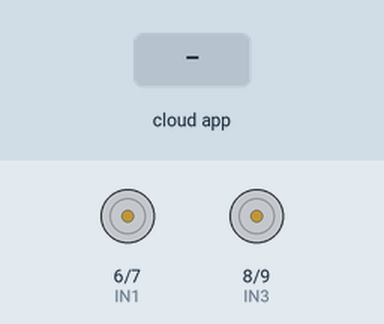
This sketch was run on a simulated Arduino Uno, built with avr-gcc and run on an emulated ATmega328P. Parts: motor-driver pin pairs drawn as motors (green arrow = first pin HIGH = forward, orange = second pin HIGH = backward, longer = more drive, scaled by the enable pin). The test bench sets the inputs (shaded band). The ROS host is connected and sends only what is stated.

Above: at 1.2 s.
1.3 s: the phone or cloud app sets linear.x to -100
At 1.8 s:
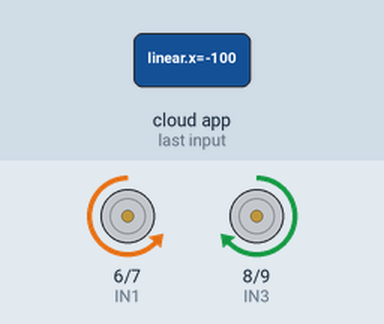
2.8 s: the phone or cloud app sets angular.z to -100
At 4.0 s:
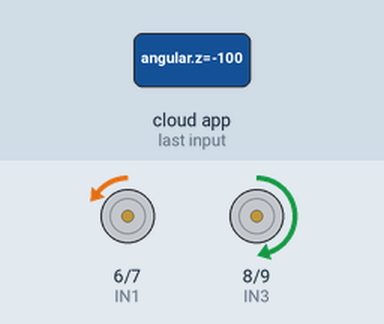
4.3 s: the phone or cloud app sets linear.x to 0
At 5.3 s:
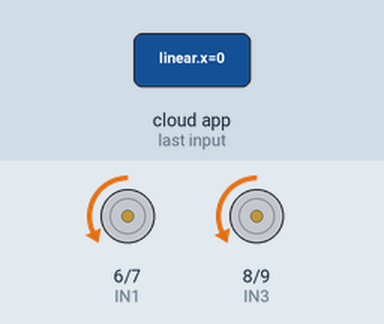
5.8 s: the phone or cloud app sets angular.z to 0
At 6.4 s:
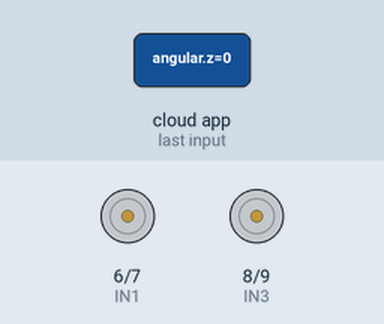
7.3 s: the phone or cloud app sets linear.x to 100
At 7.6 s:
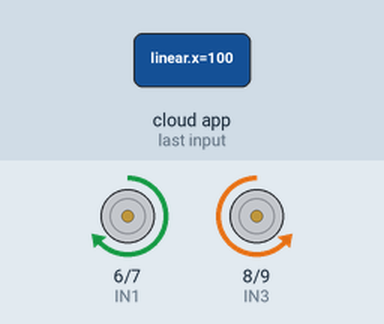
8.8 s: the phone or cloud app sets angular.z to 100
At 9.9 s:
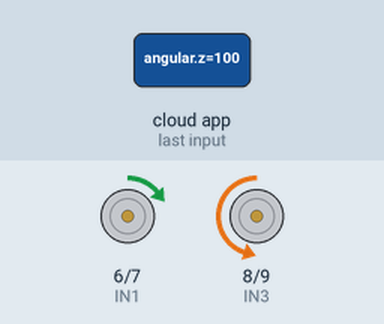
Timing chart, 0 to 11.3 s (numbered marks = the images above; inputs shaded):
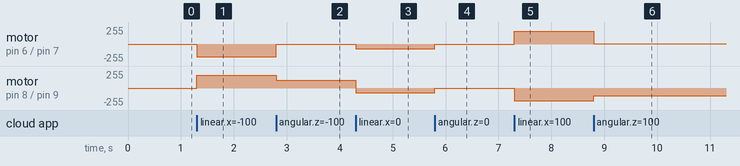

The sketch:

rover_motors.ino
```cpp
/* -----------------------------------------------------------------------------
 * Example .ino file for arduino communication with ROS for the
 * L298N motor controller board
 * Command signals expected to be between -255 and +255 with motors stopping at 0
 *----------------------------------------------------------------------------*/

#include <ros.h>
#include <geometry_msgs/Twist.h>

#define ENA 5
#define ENB 11
#define IN1 6
#define IN2 7
#define IN3 8
#define IN4 9

float L = 0.1; //distance between wheenls

ros::NodeHandle  nh;

void cmdVelCB( const geometry_msgs::Twist& twist)
{
  int gain = 700;
  float left_wheel_data = gain*(twist.linear.x + twist.angular.z*L);
  float right_wheel_data = gain*(twist.linear.x - twist.angular.z*L);

  if (left_wheel_data >= 0)
  {
    analogWrite(ENA, abs(left_wheel_data));
    digitalWrite(IN1, HIGH);
    digitalWrite(IN2, LOW);
  }
  else
  {
    analogWrite(ENA, abs(left_wheel_data));
    digitalWrite(IN1, LOW);
    digitalWrite(IN2, HIGH);
  }
  if (right_wheel_data >= 0)
  {
    analogWrite(ENB, abs(right_wheel_data));
    digitalWrite(IN3, LOW);
    digitalWrite(IN4, HIGH);
  }
  else
  {
    analogWrite(ENB, abs(right_wheel_data));
    digitalWrite(IN3, HIGH);
    digitalWrite(IN4, LOW);
  }
}

ros::Subscriber<geometry_msgs::Twist> subCmdVel("/rover_velocity_controller/cmd_vel", cmdVelCB);

void setup()
{
  pinMode(IN1,OUTPUT);
  pinMode(IN2,OUTPUT);
  pinMode(IN3,OUTPUT);
  pinMode(IN4,OUTPUT);
  pinMode(ENA,OUTPUT);
  pinMode(ENB,OUTPUT);

  analogWrite(ENA, 0);
  analogWrite(ENB, 0);
  digitalWrite(IN1, LOW);
  digitalWrite(IN2, HIGH);
  digitalWrite(IN3, LOW);
  digitalWrite(IN4, HIGH);

  nh.initNode();
  nh.subscribe(subCmdVel);

 }

 void loop()
 {
  nh.spinOnce();
 }
```

Measured:
- after the input at 1.3 s, motor on pin 6 (IN1) / pin 7 (IN2): stopped → backward 188/255 at once; motor on pin 8 (IN3) / pin 9 (IN4): stopped → forward 188/255 at once
- after the input at 2.8 s, motor on pin 6 (IN1) / pin 7 (IN2): backward 188/255 → backward 2/255 at once; motor on pin 8 (IN3) / pin 9 (IN4): forward 188/255 → forward 118/255 at once
- after the input at 4.3 s, motor on pin 6 (IN1) / pin 7 (IN2): backward 2/255 → backward 70/255 at once; motor on pin 8 (IN3) / pin 9 (IN4): forward 118/255 → backward 70/255 at once
- after the input at 5.8 s, motor on pin 6 (IN1) / pin 7 (IN2), motor on pin 8 (IN3) / pin 9 (IN4): backward 70/255 → stopped at once
- after the input at 7.3 s, motor on pin 6 (IN1) / pin 7 (IN2): stopped → forward 188/255 at once; motor on pin 8 (IN3) / pin 9 (IN4): stopped → backward 188/255 at once
- after the input at 8.8 s, motor on pin 6 (IN1) / pin 7 (IN2): forward 188/255 → forward 2/255 at once; motor on pin 8 (IN3) / pin 9 (IN4): backward 188/255 → backward 118/255 at once
